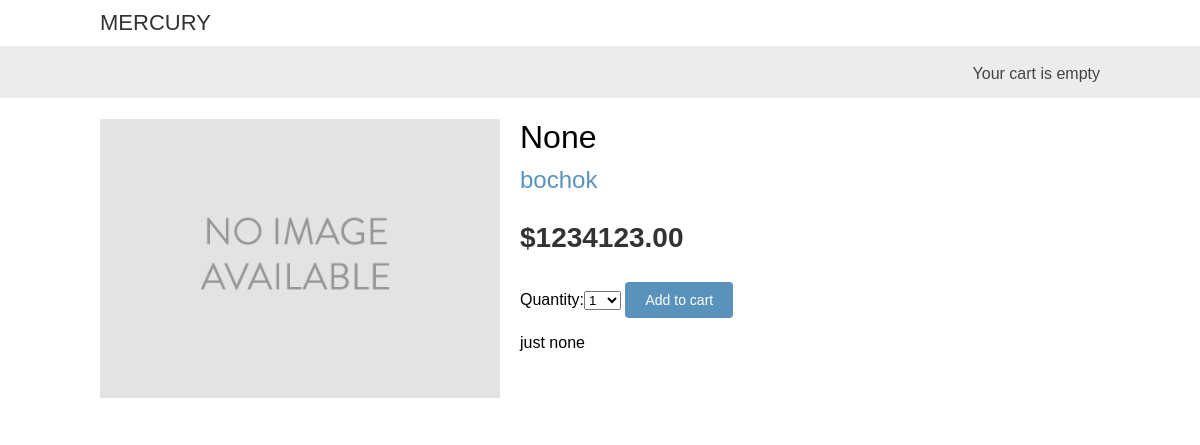
The page /3/none/ on the database its author committed.
### shop/models.py (models this page shows, shortened)
class Product(models.Model):
    category = models.ForeignKey(Category, related_name='products', on_delete=models.CASCADE)
    name = models.CharField(max_length=255, db_index=True)
    slug = models.SlugField(max_length=255, db_index=True)
    image = models.ImageField(upload_to='products/%Y/%m/%d', blank=True)
    description = models.TextField(blank=True)
    price = models.DecimalField(max_digits=10, decimal_places=2)
    availability = models.BooleanField(default=True)
    created = models.DateTimeField(auto_now_add=True)
    updated = models.DateTimeField(auto_now=True)
    class Meta:
        ordering = ('name',)
        index_together = (('id', 'slug'),)

class Category(models.Model):
    name = models.CharField(max_length=255, db_index=True)
    slug = models.SlugField(max_length=255, unique=True)
    class Meta:
        ordering = ('name',)
        verbose_name = 'category'
        verbose_name_plural = 'categories'
    def __str__(self):
        return self.name
    def get_absolute_url(self):
        return reverse('shop:product_list_by_category', args=[self.slug])

### shop/views.py (the view)
# urls.py: path('<int:id>/<slug:slug>/', views.product_detail, name='product_detail'),
def product_detail(request, id, slug):
    product = get_object_or_404(Product, id=id, slug=slug, availability=True)
    cart_product_form = CartAddProductForm()
    return render(request, 'shop/product/detail.html', {'product': product, 'cart_product_form': cart_product_form})

### cart/forms.py
class CartAddProductForm(forms.Form):
    quantity = forms.TypedChoiceField(choices=PRODUCT_QUANTITY_CHOICES, coerce=int)
    override = forms.BooleanField(required=False, initial=False, widget=forms.HiddenInput)

### templates/shop/product/detail.html (shortened to what this page needs)
{% extends 'shop/base.html' %}
{% load static %}
{% block content %}
    <div class='product-detail'>
        <img src="{% if product.image %}{{ product.image.url }}{% else %}{% static "img/no_image.png" %}{% endif %}" alt="">
        <h1>{{ product.name }}</h1>
        <h2>
            <a href="{{ product.category.get_absolute_url }}">{{ product.category }}</a>
        </h2>
        <p class="price">${{ product.price }}</p>
        <form action="{% url 'cart:cart_add' product_id=product.id %}" method='post'>
            {{ cart_product_form }}
            <input type="submit" value="Add to cart">
        </form>
        {{ product.description|linebreaks }}
    </div>
{% endblock %}

### shop/static/css/base.css (style rules this page uses)
body { margin:0; padding:0; font-family:helvetica, sans-serif; }
h1, h2, h3, h4, h5 , h6 { font-family: 'Ubuntu', sans-serif; font-weight:normal; }
a { text-decoration:none; color:#5993bb; }
a.button, input[type="submit"] { color:#fff; background:#5993bb; border-radius:4px; padding:10px 20px; font-size:14px; border:0; }
.product-detail { text-align:justify; }
.product-detail .price { color:#333; font-size:28px; font-weight:bold; }
.product-detail img { width:40%; float:left; padding:0 20px 20px 0; }
.product-detail h1 { margin-bottom:0; }
.product-detail h2 { margin-top:10px; }

### rows shown on the page
Product: name "None", category "bochok", price "1234123.00", description "just none"
